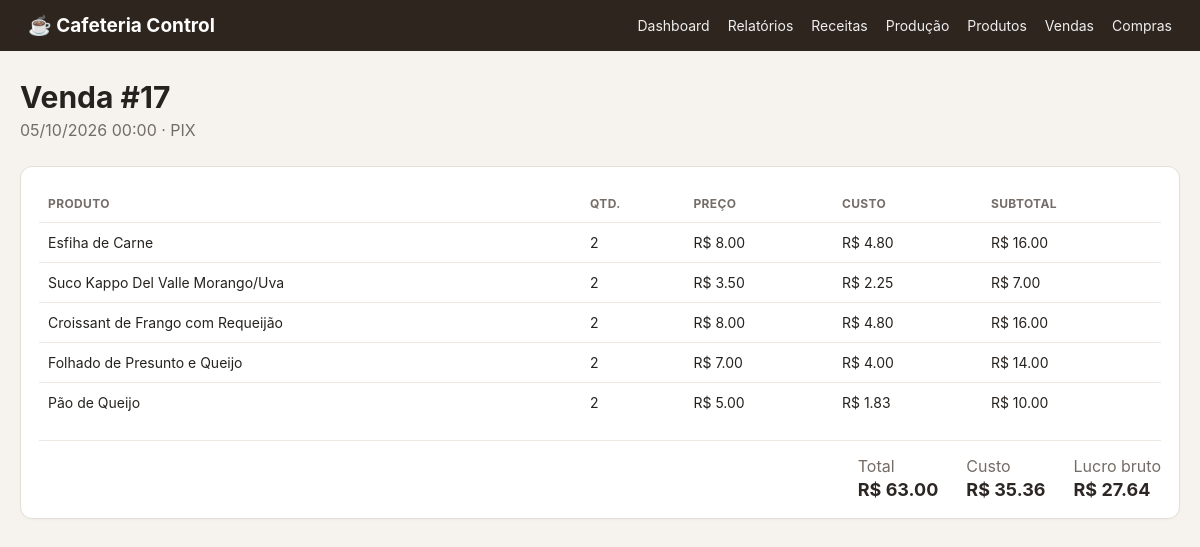
/vendas/17, run on the app's committed database.
### app/models/sale.py (models this page shows)
class Sale(db.Model):
    __tablename__ = "sales"
    id = db.Column(db.Integer, primary_key=True)
    sale_date = db.Column(db.DateTime, nullable=False, default=datetime.utcnow)
    payment_method = db.Column(db.String(20), nullable=False)
    total = db.Column(db.Numeric(10, 2), nullable=False, default=Decimal("0.00"))
    created_at = db.Column(db.DateTime, nullable=False, default=datetime.utcnow)
    items = db.relationship("SaleItem", back_populates="sale", cascade="all, delete-orphan")
    @property
    def cost_total(self):
        return sum((Decimal(item.unit_cost) * item.quantity for item in self.items), Decimal("0.00"))
    @property
    def gross_profit(self):
        return Decimal(self.total) - self.cost_total

class SaleItem(db.Model):
    __tablename__ = "sale_items"
    id = db.Column(db.Integer, primary_key=True)
    sale_id = db.Column(db.Integer, db.ForeignKey("sales.id"), nullable=False)
    product_id = db.Column(db.Integer, db.ForeignKey("products.id"), nullable=False)
    quantity = db.Column(db.Numeric(10, 3), nullable=False)
    unit_price = db.Column(db.Numeric(10, 2), nullable=False)
    unit_cost = db.Column(db.Numeric(10, 2), nullable=False)
    subtotal = db.Column(db.Numeric(10, 2), nullable=False)
    sale = db.relationship("Sale", back_populates="items")
    product = db.relationship("Product", back_populates="sale_items")

### app/models/product.py (models this page shows, shortened)
class Product(db.Model):
    __tablename__ = "products"
    id = db.Column(db.Integer, primary_key=True)
    category_id = db.Column(db.Integer, db.ForeignKey("categories.id"), nullable=False)
    name = db.Column(db.String(150), nullable=False, unique=True)
    cost = db.Column(db.Numeric(10, 2), nullable=False, default=Decimal("0.00"))
    sale_price = db.Column(db.Numeric(10, 2), nullable=False, default=Decimal("0.00"))
    stock_quantity = db.Column(db.Numeric(10, 3), nullable=False, default=Decimal("0"))
    min_stock = db.Column(db.Numeric(10, 3), nullable=False, default=Decimal("0"))
    active = db.Column(db.Boolean, nullable=False, default=True)
    created_at = db.Column(db.DateTime, nullable=False, default=datetime.utcnow)
    updated_at = db.Column(db.DateTime, nullable=False, default=datetime.utcnow, onupdate=datetime.utcnow)
    category = db.relationship("Category", back_populates="products")
    sale_items = db.relationship("SaleItem", back_populates="product")
    purchase_items = db.relationship("PurchaseItem", back_populates="product")
    stock_movements = db.relationship("StockMovement", back_populates="product")

### app/routes/sales.py (the view)
@sales_bp.get("/<int:sale_id>")
def detail(sale_id):
    sale = Sale.query.get_or_404(sale_id)
    return render_template("sales/detail.html", sale=sale)

### app/templates/sales/detail.html (shortened to what this page needs)
{% extends "base.html" %}
{% block content %}
<div class="page-header"><div><h1>Venda #{{ sale.id }}</h1><p>{{ sale.sale_date.strftime('%d/%m/%Y %H:%M') }} · {{ sale.payment_method }}</p></div></div>
<section class="panel"><table><thead><tr><th>Produto</th><th>Qtd.</th><th>Preço</th><th>Custo</th><th>Subtotal</th></tr></thead><tbody>
{% for item in sale.items %}<tr><td>{{ item.product.name }}</td><td>{{ item.quantity|number_format }}</td><td>R$ {{ '%.2f'|format(item.unit_price) }}</td><td>R$ {{ '%.2f'|format(item.unit_cost) }}</td><td>R$ {{ '%.2f'|format(item.subtotal) }}</td></tr>{% endfor %}
</tbody></table><div class="totals"><span>Total <strong>R$ {{ '%.2f'|format(sale.total) }}</strong></span><span>Custo <strong>R$ {{ '%.2f'|format(sale.cost_total) }}</strong></span><span>Lucro bruto <strong>R$ {{ '%.2f'|format(sale.gross_profit) }}</strong></span></div></section>
{% endblock %}

### app/static/css/style.css (style rules this page uses)
:root { font-family: -apple-system, BlinkMacSystemFont, "Segoe UI", sans-serif; color: #26221f; background: #f6f3ef; }
* { box-sizing: border-box; }
body { margin: 0; }
.page-header { display:flex; justify-content:space-between; align-items:flex-start; gap:20px; margin-bottom:26px; }
h1 { margin:0 0 5px; font-size:30px; }
p { margin:0; color:#746c66; }
.panel { background:#fff; border:1px solid #e6dfd9; border-radius:12px; padding:18px; margin-bottom:16px; box-shadow:0 1px 2px rgba(0,0,0,.03); }
table { width:100%; border-collapse:collapse; }
th, td { text-align:left; padding:11px 9px; border-bottom:1px solid #eee8e3; font-size:14px; vertical-align:middle; }
th { color:#756d67; font-size:12px; text-transform:uppercase; letter-spacing:.03em; }
tr:last-child td { border-bottom:0; }
.totals { display:flex; justify-content:flex-end; gap:28px; flex-wrap:wrap; margin-top:18px; padding-top:15px; border-top:1px solid #eee8e3; }
.totals span { display:grid; gap:3px; color:#746c66; }
.totals strong { color:#2c2724; font-size:18px; }

### data on the page
Sale: id "17", sale_date "05/10/2026 00:00", payment_method "PIX", total "63.00", gross_profit "27.64"
SaleItem: product.name "Esfiha de Carne", quantity|number_format "2", unit_price "8.00", unit_cost "4.80", subtotal "16.00", cost_total "35.36"
SaleItem: product.name "Suco Kappo Del Valle Morango/Uva", quantity|number_format "2", unit_price "3.50", unit_cost "2.25", subtotal "7.00"
SaleItem: product.name "Croissant de Frango com Requeijão", quantity|number_format "2", unit_price "8.00", unit_cost "4.80", subtotal "16.00"
SaleItem: product.name "Folhado de Presunto e Queijo", quantity|number_format "2", unit_price "7.00", unit_cost "4.00", subtotal "14.00"
SaleItem: product.name "Pão de Queijo", quantity|number_format "2", unit_price "5.00", unit_cost "1.83", subtotal "10.00"
